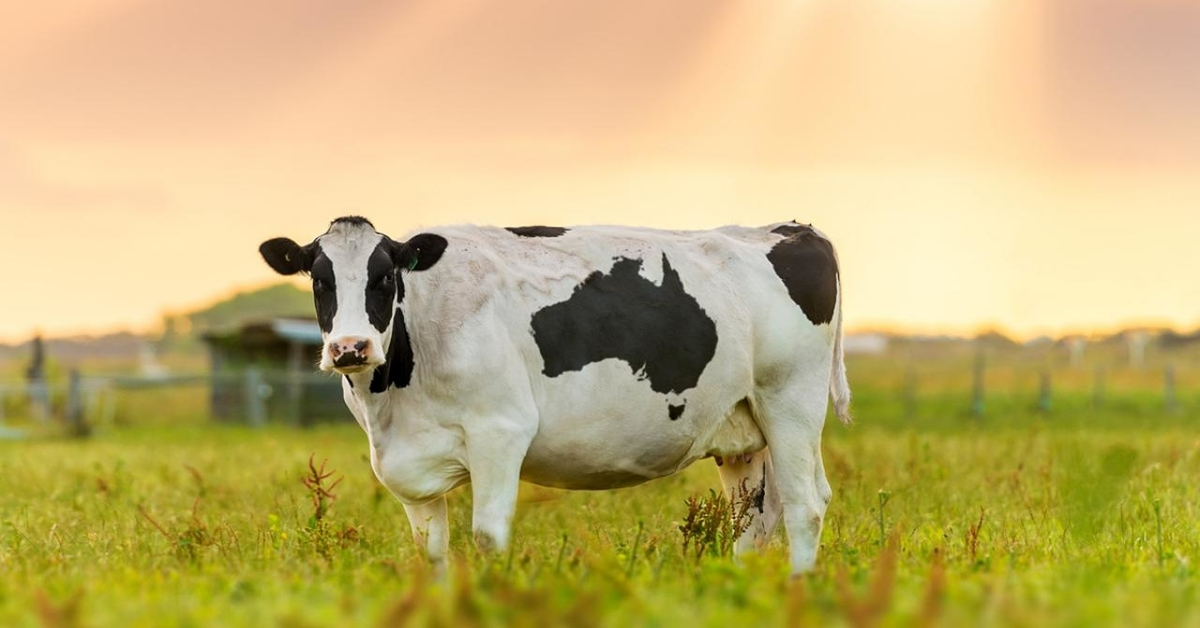
#> input picture images/Cow.jpg, 1200 x 628 px
$ jupyter execute --allow-errors '4-Color space.ipynb'
#> lines starting #> are read from the running program, lines starting #| are printed output that depends on the picture
[cell 1]
import cv2
import numpy as np
import matplotlib.pyplot as plt

# Split the color channels

[cell 2]
img=cv2.imread("./images/color.png")
#> (the rest of this cell did not finish here and is left out)

Note : here white means we have the channel

[cell 3]
img=cv2.imread("./images/Cow.jpg")
#> img is the input picture: shape (628, 1200, 3); mean B, G, R 115, 177.8, 195.8
img_rgb=cv2.cvtColor(img, cv2.COLOR_BGR2RGB)
b,g,r=cv2.split(img)# split the image into B,G,R components
plt.figure(figsize=[20,5])
#For the red channel
plt.subplot(141)
plt.imshow(r,cmap='gray')
plt.title("Red Channel")
#For the green channel
plt.subplot(142)
plt.imshow(g,cmap='gray')
plt.title("Green Channel")
#For the blue  channel
plt.subplot(143)
plt.imshow(b,cmap='gray')
plt.title("Blue Channel")

# Show the original image
plt.subplot(144)
plt.imshow(img_rgb)
plt.title("All  Channels")

 # Merge the collor channels

[cell 4]
merged=cv2.merge([b,g,r])
plt.figure(figsize=[20,5])
#For the red channel
plt.subplot(141)
plt.imshow(r,cmap='gray')
plt.title("Red Channel")
#For the green channel
plt.subplot(142)
plt.imshow(g,cmap='gray')
plt.title("Green Channel")
#For the blue  channel
plt.subplot(143)
plt.imshow(b,cmap='gray')
plt.title("Blue Channel")

# Show the original image
plt.subplot(144)
plt.imshow(merged[:,:,::-1])
plt.title("Merged")

[cell 5]
zeros=np.zeros_like(r,'uint8')
red=cv2.merge([zeros,zeros,r])
green=cv2.merge([zeros,g,zeros])
blue=cv2.merge([b,zeros,zeros])
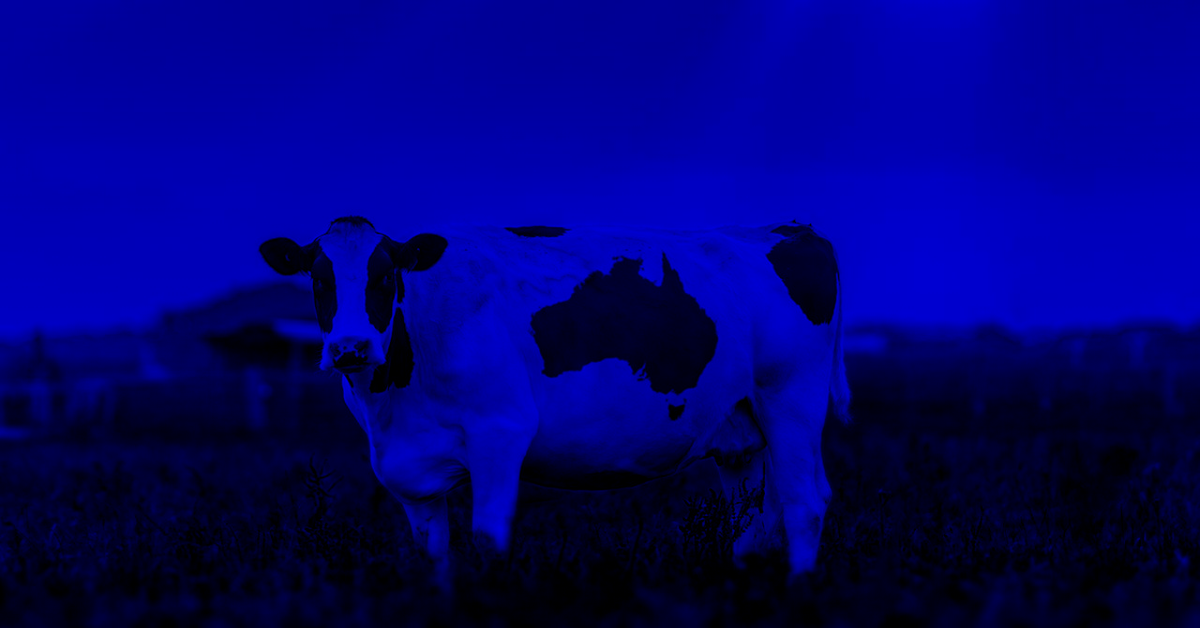
#> blue: shape (628, 1200, 3); mean of channels 0, 1, 2 115, 0, 0; drawn as B, G, R

# Show the channels
plt.figure(figsize=[20,5])
plt.subplot(141);plt.imshow(red[...,::-1],cmap='gray');plt.title("Red");
plt.subplot(142);plt.imshow(green[...,::-1],cmap='gray');plt.title("Green");
plt.subplot(143);plt.imshow(blue[...,::-1],cmap='gray');plt.title("Blue");

# HSV Color Channel

Hue – Color Value (0 – 179)
Saturation – Vibrancy of color (0-255)
Value – Brightness or intensity (0-255)

[cell 6]
img=cv2.imread('./images/Cow.jpg')#displaying seprated HSV channels
hsv_img=cv2.cvtColor(img, cv2.COLOR_BGR2HSV)
#> hsv_img: shape (628, 1200, 3); mean H, S, V 23.2, 114.5, 196.6
cv2.imshow("HSV image",hsv_img)
cv2.imshow("Hue channel",hsv_img[:,:,0])
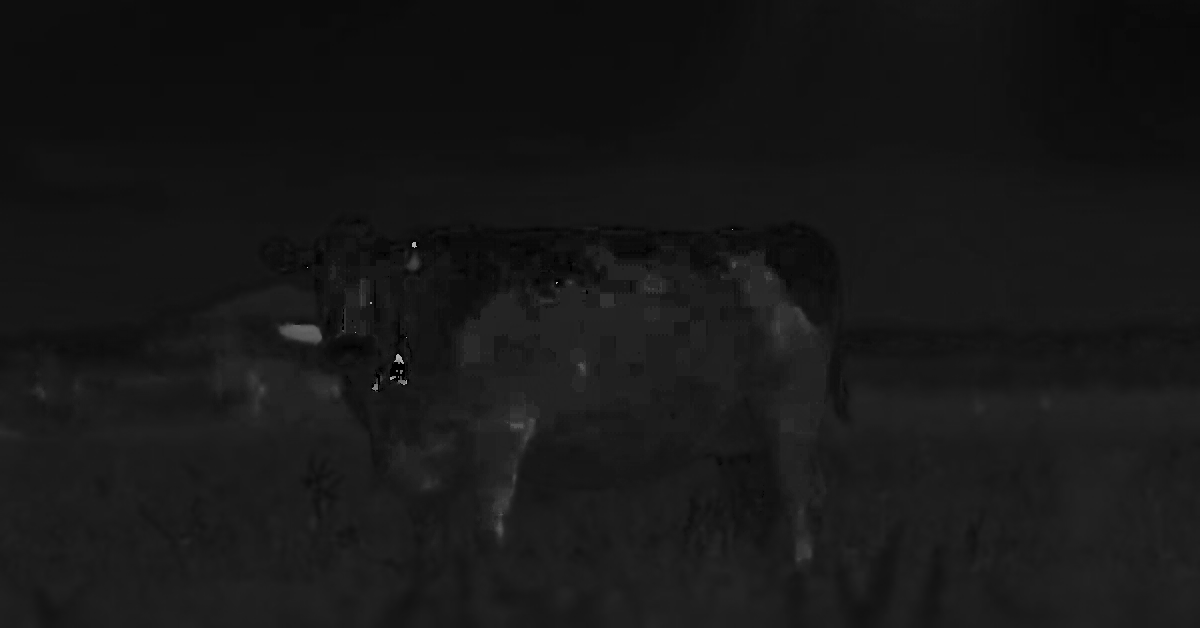
#> window 'Hue channel': shape (628, 1200); min 0, max 177, mean 23.2
cv2.imshow("Saturation channel",hsv_img[:,:,1])
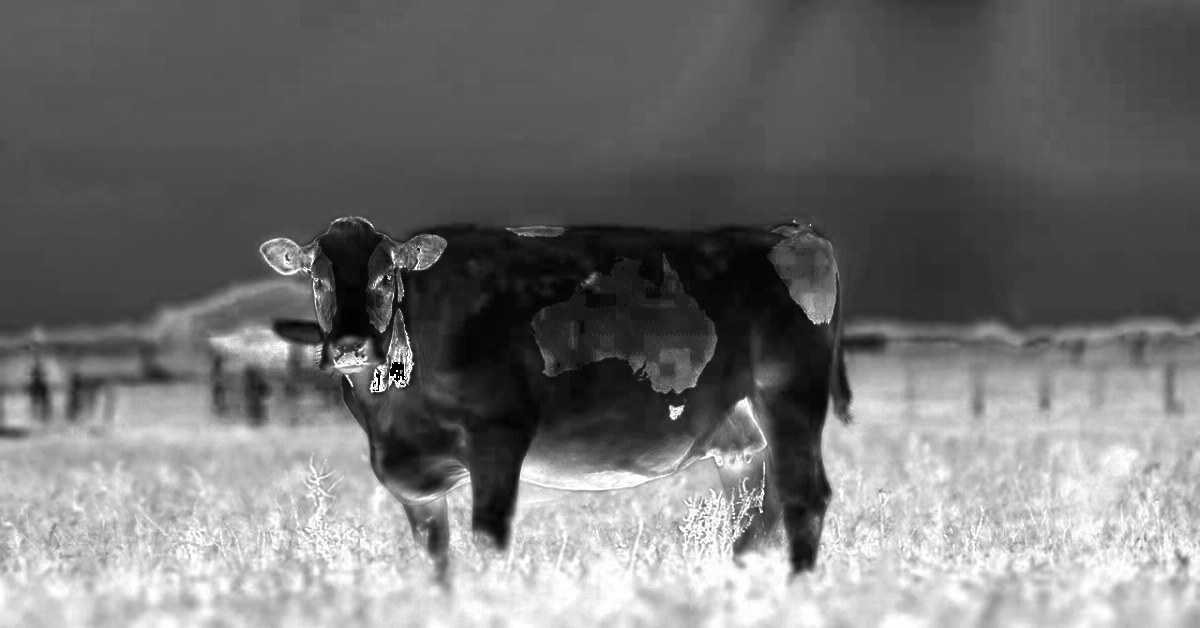
#> window 'Saturation channel': shape (628, 1200); min 0, max 255, mean 114.5
cv2.imshow("Value channel",hsv_img[:,:,2])
cv2.waitKey()
cv2.destroyAllWindows()

[cell 7]
saturated_image = cv2.merge([hsv_img[:, :, 0], cv2.add(hsv_img[:, :, 1], 50), hsv_img[:, :, 2]])
#> saturated_image: shape (628, 1200, 3); mean H, S, V 23.2, 161.1, 196.6
saturated_image = cv2.cvtColor(saturated_image, cv2.COLOR_HSV2BGR)
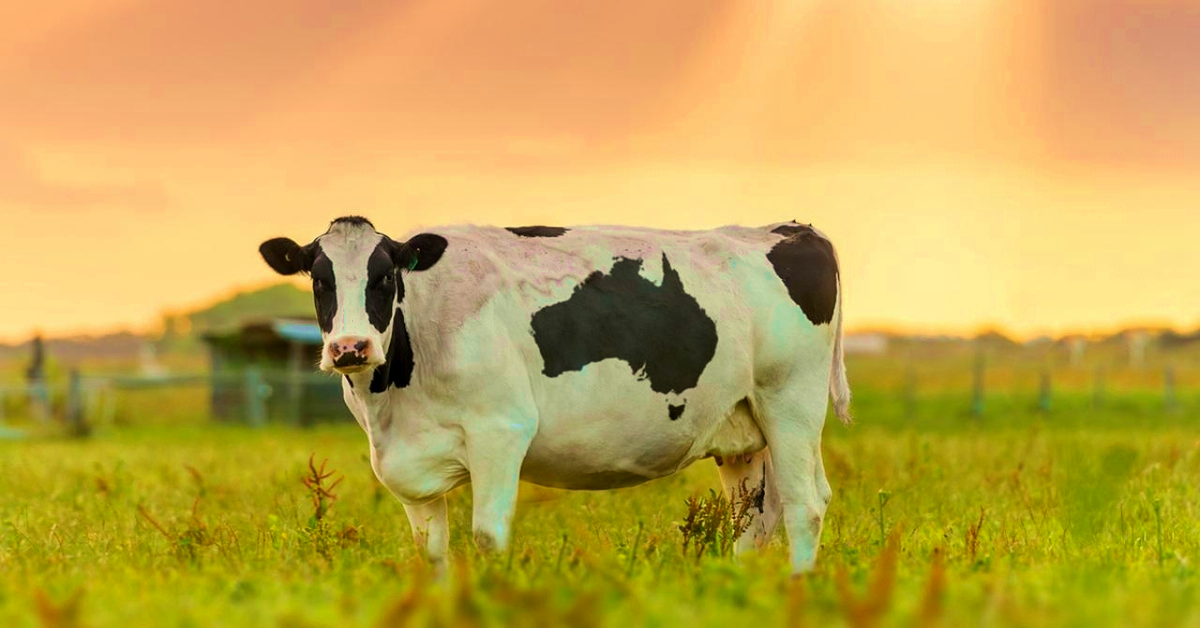
#> saturated_image: shape (628, 1200, 3); mean B, G, R 77.9, 166.8, 195.2

plt.figure(figsize=[12,5])

plt.subplot(121)
plt.imshow(saturated_image[...,::-1])
plt.title('saturated image')

plt.subplot(122)
plt.imshow(img[...,::-1])
plt.title('original image')

[cell 8]
brighter_image = cv2.merge([hsv_img[:, :, 0], hsv_img[:, :, 1], cv2.add(hsv_img[:, :, 2], 50)])
#> brighter_image: shape (628, 1200, 3); mean H, S, V 23.2, 114.5, 226.6
brighter_image = cv2.cvtColor(brighter_image, cv2.COLOR_HSV2BGR)
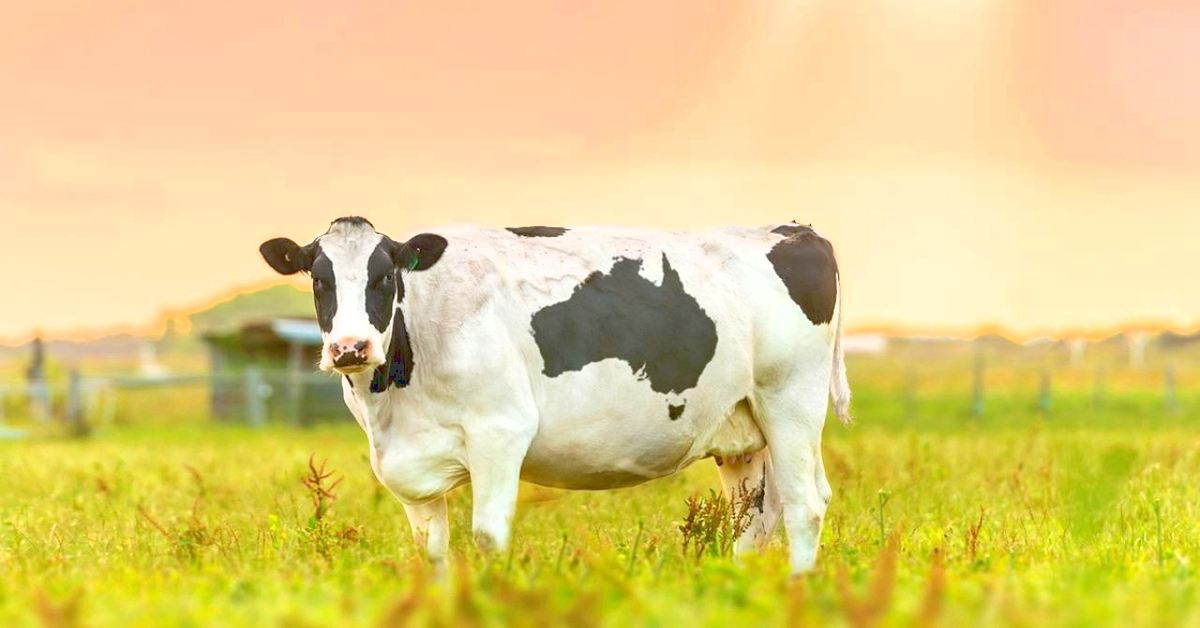
#> brighter_image: shape (628, 1200, 3); mean B, G, R 128.1, 205.5, 225.4

plt.figure(figsize=[12,5])

plt.subplot(121)
plt.imshow(brighter_image[...,::-1])
plt.title('brighter image')

plt.subplot(122)
plt.imshow(img[...,::-1])
plt.title('original image')
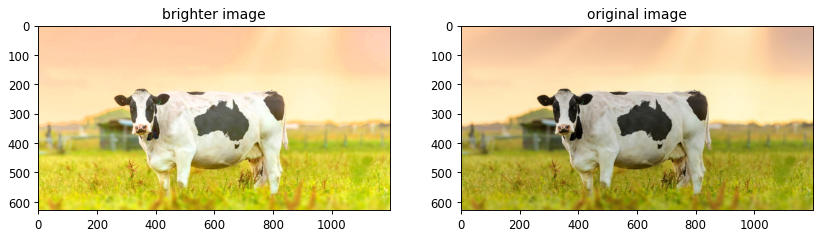
#> figure drawn by matplotlib, 2 panels
